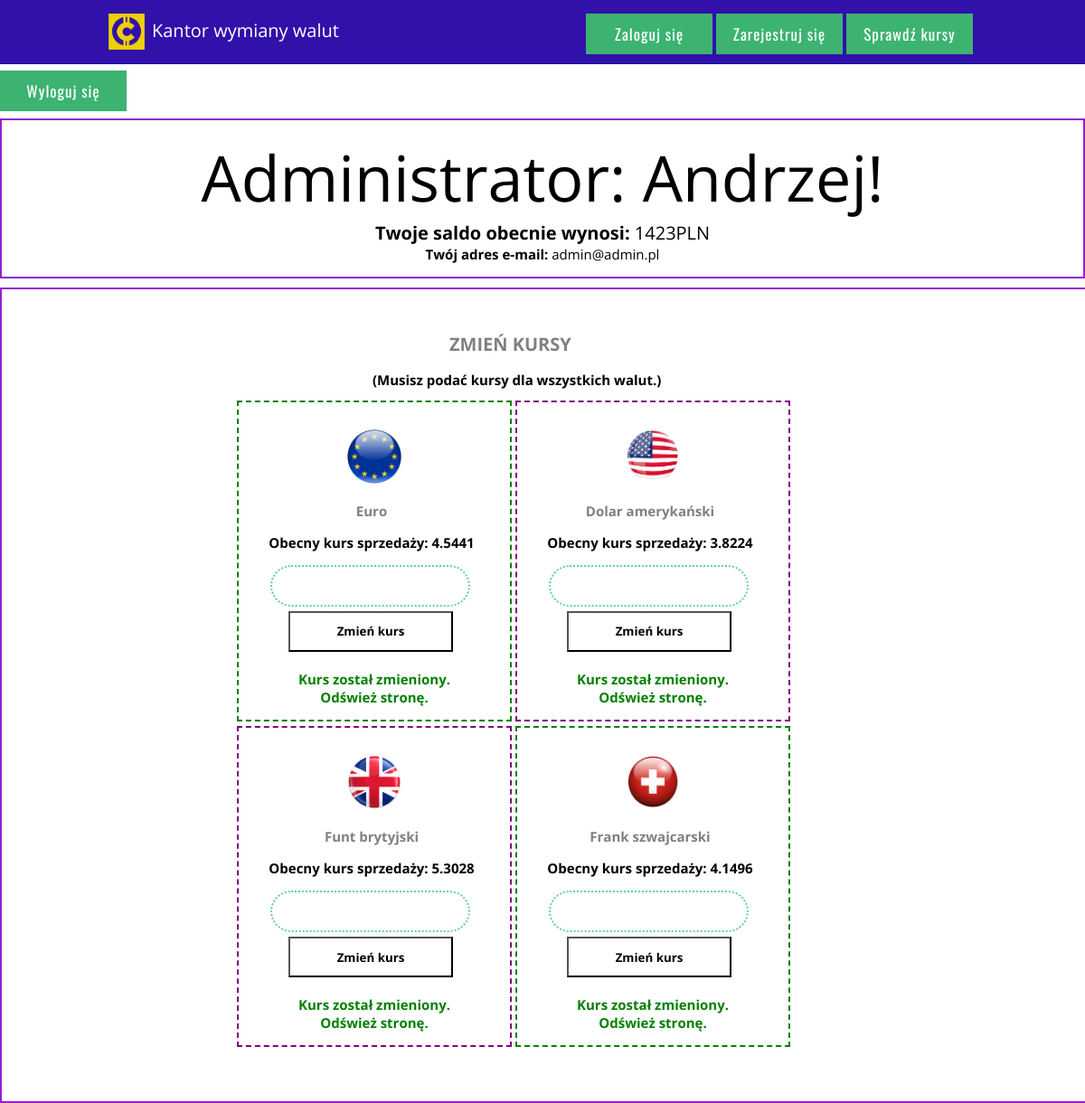
Page /paneladmin.php (signed in) on the committed database.
### tables this page shows
CREATE TABLE `klienci` (
  `id_klienta` int(11) NOT NULL,
  `imie` text NOT NULL,
  `nazwisko` text NOT NULL,
  `login` varchar(40) NOT NULL,
  `haslo` varchar(256) NOT NULL,
  `mail` text NOT NULL,
  `saldo` double NOT NULL
);

CREATE TABLE `waluty` (
  `id_waluty` int(11) NOT NULL,
  `nazwa_waluty` text NOT NULL,
  `kurs_kup` double NOT NULL,
  `kurs_sp` double NOT NULL
);

### paneladmin.php (the view, shortened to what this page needs)
<?php
	  require_once "polaczenie.php";
	$polaczenie = @new mysqli($host, $db_user, $db_password, $db_name);
	if ($polaczenie->connect_errno!=0)
		{
			echo "Blad polaczenia z baza!".$polaczenie->connect_errno;
		}
	else
	{
			$sql0 = "SELECT * FROM waluty where id_waluty=1";
			$sql1 = "SELECT * FROM waluty where id_waluty=2";
			$sql2 = "SELECT * FROM waluty where id_waluty=3";
			$sql3 = "SELECT * FROM waluty where id_waluty=4";
			$sql4 = "SELECT * FROM waluty where id_waluty=5";
			$sql5 = "SELECT * FROM waluty where id_waluty=6";
			$sql6 = "SELECT * FROM waluty where id_waluty=7";
			$sql7 = "SELECT * FROM waluty where id_waluty=8";
			$sql8 = "SELECT * FROM waluty where id_waluty=9";
			$sql9 = "SELECT * FROM waluty where id_waluty=10";
			$sql10 = "SELECT * FROM waluty where id_waluty=11";
			if ($rez = @$polaczenie->query($sql0))
			{
				$wiersz0 = $rez->fetch_assoc();
			}
			if ($rez = @$polaczenie->query($sql1))
			{
				$wiersz1 = $rez->fetch_assoc();
			}
			if ($rez = @$polaczenie->query($sql2))
			{
				$wiersz2 = $rez->fetch_assoc();
			}
			if ($rez = @$polaczenie->query($sql3))
			{
				$wiersz3 = $rez->fetch_assoc();
			}if ($rez = @$polaczenie->query($sql4))
			{
				$wiersz4 = $rez->fetch_assoc();
				$wiersz4['nazwa_waluty'];
				$wiersz4['kurs_kup'];
				$wiersz4['kurs_sp'];
				$wiersz4['id_waluty'];
			}if ($rez = @$polaczenie->query($sql5))
			{
				$wiersz5 = $rez->fetch_assoc();
				$wiersz5['nazwa_waluty'];
				$wiersz5['kurs_kup'];
				$wiersz5['kurs_sp'];
				$wiersz5['id_waluty'];
			}if ($rez = @$polaczenie->query($sql6))
			{
				$wiersz6 = $rez->fetch_assoc();
				$wiersz6['nazwa_waluty'];
				$wiersz6['kurs_kup'];
				$wiersz6['kurs_sp'];
				$wiersz6['id_waluty'];
			}if ($rez = @$polaczenie->query($sql7))
			{
				$wiersz7 = $rez->fetch_assoc();
				$wiersz7['nazwa_waluty'];
				$wiersz7['kurs_kup'];
				$wiersz7['kurs_sp'];
				$wiersz7['id_waluty'];
			}if ($rez = @$polaczenie->query($sql8))
			{
				$wiersz8 = $rez->fetch_assoc();
				$wiersz8['nazwa_waluty'];
				$wiersz8['kurs_kup'];
				$wiersz8['kurs_sp'];
				$wiersz8['id_waluty'];
			}if ($rez = @$polaczenie->query($sql9))
			{
				$wiersz9 = $rez->fetch_assoc();
				$wiersz9['nazwa_waluty'];
				$wiersz9['kurs_kup'];
				$wiersz9['kurs_sp'];
				$wiersz9['id_waluty'];
			}if ($rez = @$polaczenie->query($sql10))
			{
				$wiersz10 = $rez->fetch_assoc();
				$wiersz10['nazwa_waluty'];
				$wiersz10['kurs_kup'];
				$wiersz10['kurs_sp'];
				$wiersz10['id_waluty'];
			}
	}
	?>
<!DOCTYPE html>
<html lang="pl">
<head>
	<link rel="stylesheet" href="styl.css">
</head>
<body>
<div id="header">
		<div id="naglowek">
			<div id="logo"> <img src="img/logo.png" class="logo2"></div>
			<div id="napis"> <a href="index.php" class="link">Kantor wymiany walut</a></div>
		</div>
		<div id="nawigacja">
			<div class="przycisk"> <a href="logowanie.php" class="link">Zaloguj się </a></div>
			<div class="przycisk"> <a href="rejestracja.php" class="link"> Zarejestruj się </a></div>
			<div class="przycisk"> Sprawdź kursy </div>
		</div>
	</div>
	<div class="przycisk5"> <a href="wylogowanie.php" class="link"> Wyloguj się </a></div>
	<div id="panel">
<?php
		require_once "polaczenie.php";
		$polaczenie = @new mysqli($host, $db_user, $db_password, $db_name);
		$saldo = "SELECT * FROM klienci where id_klienta = ".$_SESSION['id'];
		if ($rez = @$polaczenie->query($saldo))
			{
				$wiersz = $rez->fetch_assoc();
				$saldo=$wiersz['saldo'];
			}
		echo '<div id="paneluz">';
		echo "<div class='powitanie'>Administrator: ".$_SESSION['imie']."!</div>";
		echo "<div class='saldo'><b>Twoje saldo obecnie wynosi: </b>".$saldo."PLN</div>";
		echo "<div class='mail'><b>Twój adres e-mail:</b> ".$_SESSION['mail']."</div>";
		echo '</div>';
?>
	<div id="zasil2">
		<div id="waluty_z">
			<h2 id="zasilk213"> ZMIEŃ KURSY </h2>
			<h2 id="zasilk2133"> (Musisz podać kursy dla wszystkich walut.) </h2>
			<div id="waluta_1">
			<img src="img/unia.png" class="obrazek_e">
			<?php echo"<h3 class='nazwysda'>".$wiersz0['nazwa_waluty']."</h3>"; ?>
			<?php echo"<h3 class='nazwysda2'> Obecny kurs sprzedaży: ".$wiersz0['kurs_sp']."</h3>"; ?>
			<form method="post">
			<input class="zasilko2" type="text" name="zmiana1"/>
			<input type="submit" class="doplac2" value="Zmień kurs">
	        </form>
			<?php
			 @$zmiana1= $_POST['zmiana1'];
				require_once "polaczenie.php";
				$polaczenie = @new mysqli($host, $db_user, $db_password, $db_name);
				if ($polaczenie->query("UPDATE waluty SET kurs_sp = '$zmiana1' WHERE id_waluty = 1"))
					{
				echo "<h3 id='wpl'>Kurs został zmieniony. <br> Odśwież stronę.</h3>";
						}
		     ?>
			</div>
			<div id="waluta_2">
			<img src="img/usa.png" class="obrazek_e">
			<?php echo"<h3 class='nazwysda'>".$wiersz1['nazwa_waluty']."</h3>"; ?>
			<?php echo"<h3 class='nazwysda2'> Obecny kurs sprzedaży: ".$wiersz1['kurs_sp']."</h3>"; ?>
			<form method="post">
			<input class="zasilko2" type="text" name="zmiana2"/>
			<input type="submit" class="doplac2" value="Zmień kurs">
	        </form>
			<?php
			 @$zmiana2= $_POST['zmiana2'];
				require_once "polaczenie.php";
				$polaczenie = @new mysqli($host, $db_user, $db_password, $db_name);
				if ($polaczenie->query("UPDATE waluty SET kurs_sp = '$zmiana2' WHERE id_waluty = 2"))
					{
				echo "<h3 id='wpl'>Kurs został zmieniony. <br> Odśwież stronę.</h3>";
						}
		     ?>
			</div>
			<div id="waluta_4">
			<img src="img/wielkabrytania.png" class="obrazek_e">
			<?php echo"<h3 class='nazwysda'>".$wiersz3['nazwa_waluty']."</h3>"; ?>
			<?php echo"<h3 class='nazwysda2'> Obecny kurs sprzedaży: ".$wiersz3['kurs_sp']."</h3>"; ?>
			<form method="post">
			<input class="zasilko2" type="text" name="zmiana3"/>
			<input type="submit" class="doplac2" value="Zmień kurs">
	        </form>
			<?php
			 @$zmiana3= $_POST['zmiana3'];
				require_once "polaczenie.php";
				$polaczenie = @new mysqli($host, $db_user, $db_password, $db_name);
				if ($polaczenie->query("UPDATE waluty SET kurs_sp = '$zmiana3' WHERE id_waluty = 4"))
					{
				echo "<h3 id='wpl'>Kurs został zmieniony. <br> Odśwież stronę.</h3>";
						}
		     ?>
			</div>
			<div id="waluta_5">
			<img src="img/szwajcaria.png" class="obrazek_e">
			<?php echo"<h3 class='nazwysda'>".$wiersz2['nazwa_waluty']."</h3>"; ?>
			<?php echo"<h3 class='nazwysda2'> Obecny kurs sprzedaży: ".$wiersz2['kurs_sp']."</h3>"; ?>
			<form method="post">
			<input class="zasilko2" type="text" name="zmiana4"/>
			<input type="submit" class="doplac2" value="Zmień kurs">
	        </form>
			<?php
			 @$zmiana4= $_POST['zmiana4'];
				require_once "polaczenie.php";
				$polaczenie = @new mysqli($host, $db_user, $db_password, $db_name);
				if ($polaczenie->query("UPDATE waluty SET kurs_sp = '$zmiana4' WHERE id_waluty = 3"))
					{
				echo "<h3 id='wpl'>Kurs został zmieniony. <br> Odśwież stronę.</h3>";
						}
		     ?>
			</div>
		</div>
	</div>
   </div>
</body>
</html>

### styl.css (style rules this page uses)
body { background-color: white; color: black; font-family: 'Open Sans', sans-serif; font-size: 17px; margin:0px; }
#header { background-color: #3111AA; width: 100%; height: 55px; border-bottom: 1px solid #1111AA; padding-top: 15px; }
#naglowek { margin-left: 120px; }
#logo { float:left; }
.logo2 { width: 40px; height: 40px; }
#napis { color: white; font-family: 'Open Sans', sans-serif; font-size: 20px; margin-top: 5px; margin-left: 8px; float: left; }
#nawigacja { margin-bottom: 5px; margin-right: 10%; float:right; }
.przycisk { width: 120px; font-family: 'Oswald', sans-serif; float: left; text-align: center; background-color:#3CB371; color: white; padding: 10px; margin-right: 4px; letter-spacing: 1px; font-size: 17px; }
h3 { text-align: center; font-family: 'Open Sans', sans-serif; color: gray; font-size: 15px; font-weight: bolt; }
.link { color: white; text-decoration: none; }
#panel { margin-right:auto; margin-left:auto; width: 1200px; }
#paneluz { margin-top: 60px; border: 2px solid #9621cc; }
.powitanie { padding-top: 15px; text-align: center; font-size: 70px; }
.saldo { text-align: center; font-family: 'Open Sans', sans-serif; font-size: 20px; }
.mail { text-align: center; font-family: 'Open Sans', sans-serif; font-size: 15px; padding-bottom: 15px; }
.przycisk5 { margin-top: 7px; width: 120px; font-family: 'Oswald', sans-serif; float: left; text-align: center; background-color:#3CB371; color: white; padding: 10px; letter-spacing: 1px; font-size: 17px; text-decoration:none; }
#wpl { color:green; }
#zasil2 { margin-top: 10px; width: 1200px; border: 2px dashed #9621cc; }
#zasil2 { margin-top: 10px; width: 1200px; border: 2px solid #9621cc; }
#zasilk213 { padding-left: 100px; font-size: 20px; }
#waluty_z { padding-top: 30px; padding-left: 260px; }
#waluta_1 { padding-top: 30px; float:left; width: 300px; border: 2px dashed green; margin-right: 2px; }
#waluta_2 { margin-left: 2px; padding-top: 30px; float:left; width: 300px; border: 2px dashed purple; }
#waluta_4 { margin-top: 5px; padding-top: 30px; float:left; width: 300px; border: 2px dashed purple; margin-right: 2px; }
#waluta_5 { margin-left: 2px; margin-top: 5px; padding-top: 30px; float:left; width: 300px; border: 2px dashed green; margin-bottom: 60px; }
.obrazek_e { padding-left: 120px; width: 60px; height: 60px; }
.nazwysda { padding-right: 6px; color: gray; }
#zasilk213 { padding-left: 235px; color: gray; }
.nazwysda2 { padding-right: 6px; color: black; }
.zasilko2 { margin-top: 0.5px; border: 2px dotted #66CDAA; width:16em; height: 3em; border-radius: 50px; margin-left: 35px; }
.doplac2 { margin-left: 55px; margin-bottom: 10px; margin-top:5px; text-align: center; padding: 6px; background-color: white; width:13.65em; height: 3.35em; font-family: 'Open Sans', sans-serif; font-weight: bold; color: black; margin-bottom: 5px; }
#zasilk2133 { padding-left: 150px; font-size: 15px; }

### rows in the picture
klienci: saldo "1423"
waluty: nazwa_waluty "Euro", kurs_sp "4.5441"
waluty: nazwa_waluty "Dolar amerykański", kurs_sp "3.8224"
waluty: nazwa_waluty "Funt brytyjski", kurs_sp "5.3028"
waluty: nazwa_waluty "Frank szwajcarski", kurs_sp "4.1496"

### other values in the picture
$_SESSION['imie'] "Andrzej"
$_SESSION['mail'] "admin@admin.pl"
